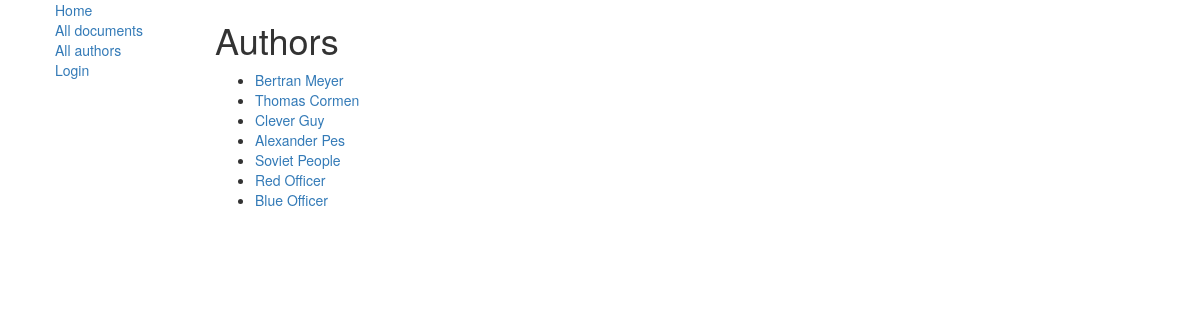
The page /library/authors/ on the database its author committed.
### library/models.py (models this page shows, shortened)
class Author(models.Model):
    first_name = models.CharField(max_length=100)
    last_name = models.CharField(max_length=100)
    date_born = models.DateField(null=True, blank=True)
    date_died = models.DateField('Died', null=True, blank=True)
    def get_absolute_url(self):
        return reverse('author-detail', args=[str(self.id)])

### library/views.py (the view)
class AuthorsListView(generic.ListView):
    model = Author
    paginate_by = 10

### library/templates/library/author_list.html
{% extends "base_generic.html" %}
{% block content %}
    <h1>Authors</h1>
    {% if author_list %}
        <ul>
            {% for author in author_list %}
                <li>
                    <a href="{{ author.get_absolute_url }}">{{ author.first_name }} {{ author.last_name }}</a>
                </li>
            {% endfor %}
        </ul>
    {% else %}
        <p>There are no authors yet.</p>
    {% endif %}
{% endblock %}

### rows shown on the page
Author: first_name "Bertran", last_name "Meyer"
Author: first_name "Thomas", last_name "Cormen"
Author: first_name "Clever", last_name "Guy"
Author: first_name "Alexander", last_name "Pes"
Author: first_name "Soviet", last_name "People"
Author: first_name "Red", last_name "Officer"
Author: first_name "Blue", last_name "Officer"
